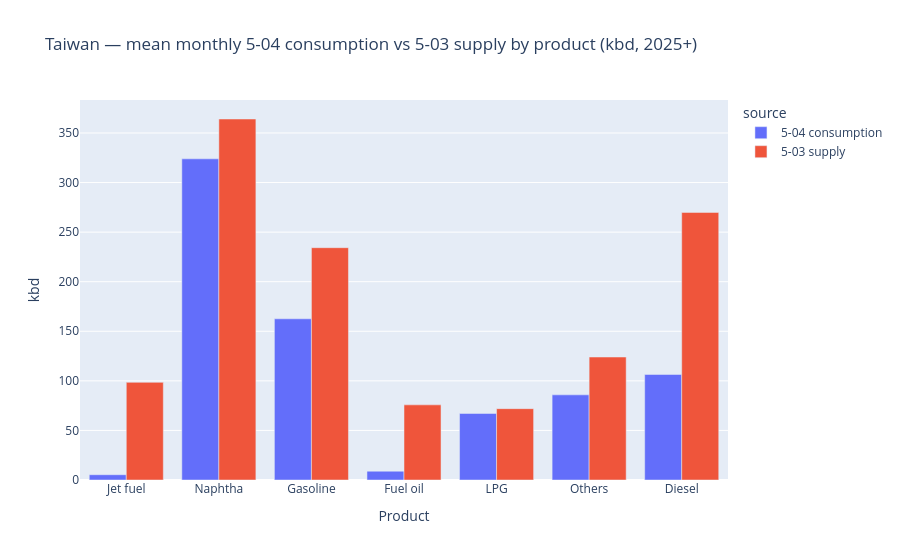
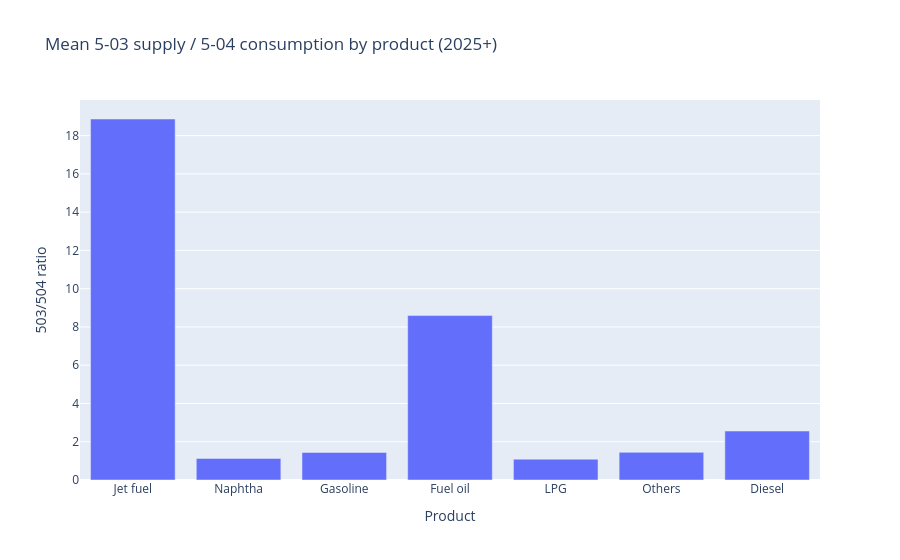
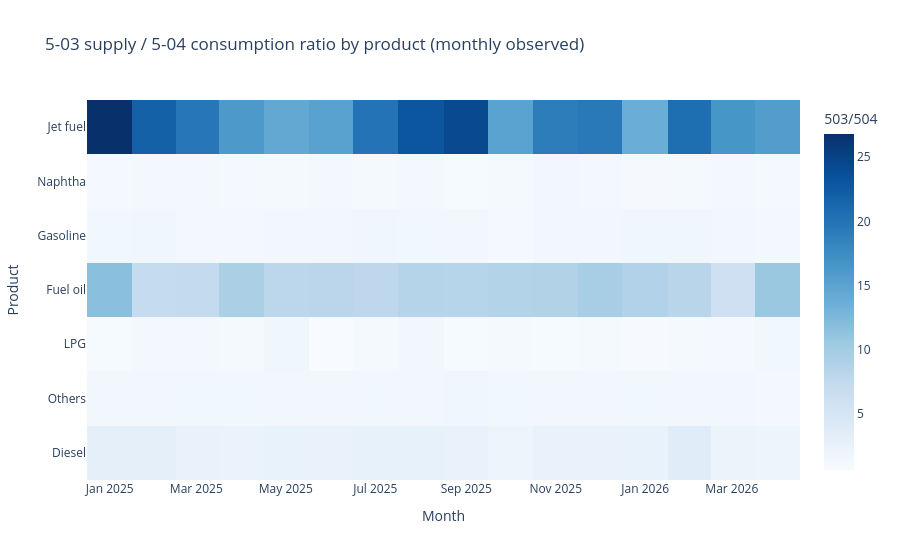
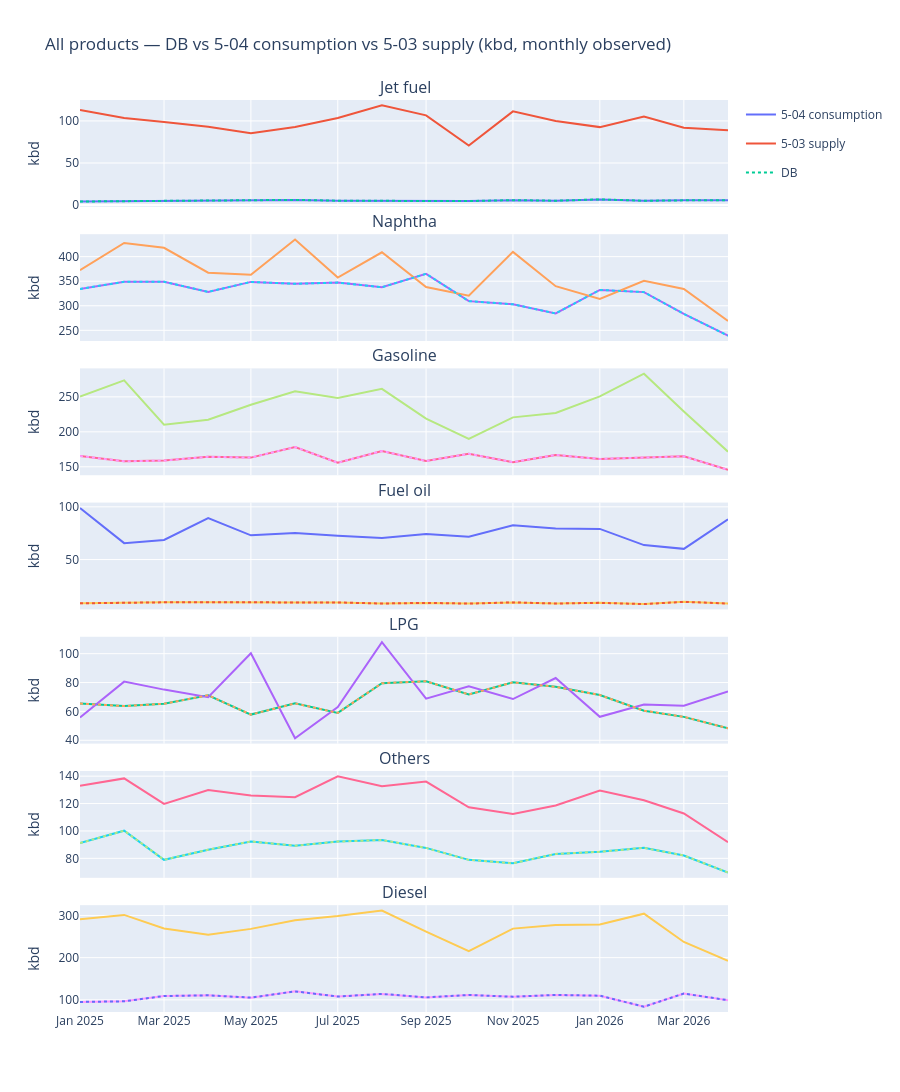

These figures' notebook cell, in order:
### Markdown cell above
## 1b. Dataset sanity check — 5-04 consumption vs 5-03 supply

MOEA publishes two related tables in the same monthly workbook bundle:

- **5-04** `按油品別` — **Petroleum Products Consumption** (what we store in the DB)
- **5-03** `油品供給與轉變` — **Supply and Transformation** (= transformation output + imports)

This cell compares **all seven primary products** on **observed monthly rows only** (`is_provisional=False`, 2025+):

1. **Summary table** — mean kbd by source, DB↔5-04 gap, and 5-03/5-04 ratio per product
2. **Latest month snapshot** — side-by-side DB, 5-04, 5-03
3. **Charts** — grouped bar (mean levels), supply/consumption ratio heatmap, small-multiples time series

### Code cell
from reference.taiwan import parse_moea_consumption_workbook, parse_moea_supply_workbook
from plotly.subplots import make_subplots

RAW_DIR = PROJECT_ROOT / "data" / "raw" / "taiwan"
PATH_504 = RAW_DIR / "m_5-04石油產品消費(11504)_v113.xlsx"
PATH_503 = RAW_DIR / "m_5-03石油產品供給與轉變(11504)_v113.xlsx"

if not PATH_504.exists() or not PATH_503.exists():
    print(f"[skip] Missing workbook(s): 504={PATH_504.exists()} 503={PATH_503.exists()}")
else:
    def _to_kbd_long(partial: pd.DataFrame) -> pd.DataFrame:
        d = partial.copy()
        d["product_kind"] = d["product_native"].map(UNITS_KIND)
        d["value_kbd"] = convert_series(
            d["value"], MOEA_UNIT_NATIVE, "kbd",
            product_kind=d["product_kind"], date=d["date"],
        )
        return d

    db_obs = demand[~demand["is_provisional"]].copy()
    x504 = _to_kbd_long(parse_moea_consumption_workbook(PATH_504))
    x504 = x504[~x504["is_provisional"]]
    x503 = _to_kbd_long(parse_moea_supply_workbook(PATH_503))
    x503 = x503[~x503["is_provisional"]]

    keys = ["date", "product_native"]
    wide = (
        db_obs[keys + ["value_kbd"]].rename(columns={"value_kbd": "db"})
        .merge(x504[keys + ["value_kbd"]].rename(columns={"value_kbd": "504_cons"}), on=keys, how="outer")
        .merge(x503[keys + ["value_kbd"]].rename(columns={"value_kbd": "503_supply"}), on=keys, how="outer")
    )
    wide["db_vs_504"] = wide["db"] - wide["504_cons"]
    wide["503_over_504"] = wide["503_supply"] / wide["504_cons"]
    wide["label"] = wide["product_native"].map(DISPLAY_LABELS)

    _order = {p: i for i, p in enumerate(CHART_PRODUCTS)}
    _label_order = [DISPLAY_LABELS[p] for p in CHART_PRODUCTS]

    summary = (
        wide.groupby("product_native", as_index=False)
        .agg(
            db_mean_kbd=("db", "mean"),
            cons_504_mean_kbd=("504_cons", "mean"),
            supply_503_mean_kbd=("503_supply", "mean"),
            max_db_gap_kbd=("db_vs_504", lambda s: s.abs().max()),
            supply_over_cons_mean=("503_over_504", "mean"),
        )
        .sort_values("product_native", key=lambda s: s.map(_order))
    )
    summary["product"] = summary["product_native"].map(DISPLAY_LABELS)
    summary_tbl = summary.set_index("product")[
        ["db_mean_kbd", "cons_504_mean_kbd", "supply_503_mean_kbd", "max_db_gap_kbd", "supply_over_cons_mean"]
    ].round(1)

    print("All products — mean kbd over observed months (2025+). DB should match 5-04.")
    display(summary_tbl)

    latest = wide["date"].max()
    snap = (
        wide[wide["date"] == latest]
        .set_index("product_native")[["db", "504_cons", "503_supply", "503_over_504"]]
    )
    snap.index = snap.index.map(DISPLAY_LABELS)
    print(f"\nLatest observed month ({latest.date()}) — kbd by source:")
    display(snap.reindex(_label_order).round(1))

    print(f"\nDB vs 5-04 (all products): max |gap| = {wide['db_vs_504'].abs().max():.4f} kbd  (expect 0)")
    print("→ 5-04 is the correct demand/consumption table; 5-03 is domestic supply (refining + imports).")

    plot_df = summary.melt(
        id_vars="product",
        value_vars=["cons_504_mean_kbd", "supply_503_mean_kbd"],
        var_name="source",
        value_name="kbd",
    )
    plot_df["source"] = plot_df["source"].map({
        "cons_504_mean_kbd": "5-04 consumption",
        "supply_503_mean_kbd": "5-03 supply",
    })
    fig_bar = px.bar(
        plot_df,
        x="product",
        y="kbd",
        color="source",
        barmode="group",
        category_orders={"product": _label_order},
        title="Taiwan — mean monthly 5-04 consumption vs 5-03 supply by product (kbd, 2025+)",
        labels={"kbd": "kbd", "product": "Product"},
    )
    fig_bar.show()

    fig_ratio = px.bar(
        summary,
        x="product",
        y="supply_over_cons_mean",
        category_orders={"product": _label_order},
        title="Mean 5-03 supply / 5-04 consumption by product (2025+)",
        labels={"supply_over_cons_mean": "503/504 ratio", "product": "Product"},
    )
    fig_ratio.show()

    heat = wide.pivot(index="date", columns="label", values="503_over_504")[_label_order]
    fig_heat = px.imshow(
        heat.T,
        aspect="auto",
        x=heat.index.strftime("%Y-%m"),
        labels=dict(x="Month", y="Product", color="503/504"),
        title="5-03 supply / 5-04 consumption ratio by product (monthly observed)",
        color_continuous_scale="Blues",
    )
    fig_heat.show()

    n = len(CHART_PRODUCTS)
    fig_grid = make_subplots(
        rows=n, cols=1, shared_xaxes=True, vertical_spacing=0.03,
        subplot_titles=_label_order,
    )
    for i, prod in enumerate(CHART_PRODUCTS, start=1):
        sub = wide[wide["product_native"] == prod].sort_values("date")
        fig_grid.add_trace(
            go.Scatter(x=sub["date"], y=sub["504_cons"], name="5-04 consumption", mode="lines", legendgroup="504", showlegend=(i == 1)),
            row=i, col=1,
        )
        fig_grid.add_trace(
            go.Scatter(x=sub["date"], y=sub["503_supply"], name="5-03 supply", mode="lines", legendgroup="503", showlegend=(i == 1)),
            row=i, col=1,
        )
        fig_grid.add_trace(
            go.Scatter(x=sub["date"], y=sub["db"], name="DB", mode="lines", line=dict(dash="dot"), legendgroup="db", showlegend=(i == 1)),
            row=i, col=1,
        )
    fig_grid.update_layout(
        height=220 * n,
        title="All products — DB vs 5-04 consumption vs 5-03 supply (kbd, monthly observed)",
    )
    fig_grid.update_yaxes(title_text="kbd")
    fig_grid.show()

### Figure 1 — Plotly figure (JSON) as saved in the notebook; plotly's stock layout.template omitted (floating-point values rounded to 4 significant figures)
{"data": [{"alignmentgroup": "True", "hovertemplate": "source=5-04 consumption<br>Product=%{x}<br>kbd=%{y}<extra></extra>", "legendgroup": "5-04 consumption", "marker": {"color": "#636efa", "pattern": {"shape": ""}}, "name": "5-04 consumption", "offsetgroup": "5-04 consumption", "orientation": "v", "showlegend": true, "textposition": "auto", "type": "bar", "x": ["Jet fuel", "Naphtha", "Gasoline", "Fuel oil", "LPG", "Others", "Diesel"], "xaxis": "x", "y": [5.32, 323.9, 162.6, 8.864, 67.11, 85.88, 106.4], "yaxis": "y"}, {"alignmentgroup": "True", "hovertemplate": "source=5-03 supply<br>Product=%{x}<br>kbd=%{y}<extra></extra>", "legendgroup": "5-03 supply", "marker": {"color": "#EF553B", "pattern": {"shape": ""}}, "name": "5-03 supply", "offsetgroup": "5-03 supply", "orientation": "v", "showlegend": true, "textposition": "auto", "type": "bar", "x": ["Jet fuel", "Naphtha", "Gasoline", "Fuel oil", "LPG", "Others", "Diesel"], "xaxis": "x", "y": [98.49, 364.1, 234.3, 75.79, 71.94, 124.0, 269.9], "yaxis": "y"}], "layout": {"barmode": "group", "legend": {"title": {"text": "source"}, "tracegroupgap": 0}, "title": {"text": "Taiwan — mean monthly 5-04 consumption vs 5-03 supply by product (kbd, 2025+)"}, "xaxis": {"anchor": "y", "categoryarray": ["Jet fuel", "Naphtha", "Gasoline", "Fuel oil", "LPG", "Others", "Diesel"], "categoryorder": "array", "domain": [0, 1], "title": {"text": "Product"}}, "yaxis": {"anchor": "x", "domain": [0, 1], "title": {"text": "kbd"}}}}

### Figure 2 — Plotly figure (JSON) as saved in the notebook; plotly's stock layout.template omitted (floating-point values rounded to 4 significant figures)
{"data": [{"hovertemplate": "Product=%{x}<br>503/504 ratio=%{y}<extra></extra>", "legendgroup": "", "marker": {"color": "#636efa", "pattern": {"shape": ""}}, "name": "", "orientation": "v", "showlegend": false, "textposition": "auto", "type": "bar", "x": ["Jet fuel", "Naphtha", "Gasoline", "Fuel oil", "LPG", "Others", "Diesel"], "xaxis": "x", "y": [18.87, 1.127, 1.441, 8.595, 1.09, 1.444, 2.56], "yaxis": "y"}], "layout": {"barmode": "relative", "legend": {"tracegroupgap": 0}, "title": {"text": "Mean 5-03 supply / 5-04 consumption by product (2025+)"}, "xaxis": {"anchor": "y", "categoryarray": ["Jet fuel", "Naphtha", "Gasoline", "Fuel oil", "LPG", "Others", "Diesel"], "categoryorder": "array", "domain": [0, 1], "title": {"text": "Product"}}, "yaxis": {"anchor": "x", "domain": [0, 1], "title": {"text": "503/504 ratio"}}}}

### Figure 3 — Plotly figure (JSON) as saved in the notebook; plotly's stock layout.template omitted (floating-point values rounded to 4 significant figures)
{"data": [{"coloraxis": "coloraxis", "hovertemplate": "Month: %{x}<br>Product: %{y}<br>503/504: %{z}<extra></extra>", "name": "0", "type": "heatmap", "x": ["2025-01", "2025-02", "2025-03", "2025-04", "2025-05", "2025-06", "2025-07", "2025-08", "2025-09", "2025-10", "2025-11", "2025-12", "2026-01", "2026-02", "2026-03", "2026-04"], "xaxis": "x", "y": ["Jet fuel", "Naphtha", "Gasoline", "Fuel oil", "LPG", "Others", "Diesel"], "yaxis": "y", "z": [[26.8, 21.93, 19.71, 16.19, 14.46, 15.17, 20.07, 23.06, 24.3, 15.08, 19.09, 19.45, 13.8, 20.61, 16.55, 15.65], [1.114, 1.227, 1.198, 1.119, 1.042, 1.261, 1.029, 1.211, 0.9262, 1.036, 1.352, 1.195, 0.9442, 1.07, 1.18, 1.125], [1.514, 1.734, 1.323, 1.323, 1.463, 1.447, 1.595, 1.514, 1.384, 1.127, 1.409, 1.359, 1.554, 1.736, 1.388, 1.179], [11.72, 7.22, 7.303, 9.359, 7.977, 8.104, 7.853, 8.513, 8.388, 8.733, 8.843, 9.603, 8.859, 8.24, 6.094, 10.72], [0.8525, 1.266, 1.15, 0.9817, 1.735, 0.6313, 1.068, 1.358, 0.8502, 1.079, 0.8558, 1.08, 0.7889, 1.07, 1.139, 1.528], [1.459, 1.381, 1.517, 1.503, 1.363, 1.397, 1.517, 1.42, 1.553, 1.487, 1.471, 1.425, 1.527, 1.397, 1.374, 1.317], [3.063, 3.122, 2.465, 2.296, 2.547, 2.402, 2.77, 2.733, 2.472, 1.929, 2.502, 2.486, 2.533, 3.627, 2.063, 1.942]]}], "layout": {"coloraxis": {"colorbar": {"title": {"text": "503/504"}}, "colorscale": [[0, "rgb(247,251,255)"], [0.125, "rgb(222,235,247)"], [0.25, "rgb(198,219,239)"], [0.375, "rgb(158,202,225)"], [0.5, "rgb(107,174,214)"], [0.625, "rgb(66,146,198)"], [0.75, "rgb(33,113,181)"], [0.875, "rgb(8,81,156)"], [1, "rgb(8,48,107)"]]}, "title": {"text": "5-03 supply / 5-04 consumption ratio by product (monthly observed)"}, "xaxis": {"anchor": "y", "domain": [0, 1], "title": {"text": "Month"}}, "yaxis": {"anchor": "x", "autorange": "reversed", "domain": [0, 1], "title": {"text": "Product"}}}}

### Figure 4 — Plotly figure (JSON) as saved in the notebook; plotly's stock layout.template omitted (floating-point values rounded to 4 significant figures)
{"data": [{"legendgroup": "504", "mode": "lines", "name": "5-04 consumption", "showlegend": true, "type": "scatter", "x": ["2025-01-01T00:00:00.000000", "2025-02-01T00:00:00.000000", "2025-03-01T00:00:00.000000", "2025-04-01T00:00:00.000000", "2025-05-01T00:00:00.000000", "2025-06-01T00:00:00.000000", "2025-07-01T00:00:00.000000", "2025-08-01T00:00:00.000000", "2025-09-01T00:00:00.000000", "2025-10-01T00:00:00.000000", "2025-11-01T00:00:00.000000", "2025-12-01T00:00:00.000000", "2026-01-01T00:00:00.000000", "2026-02-01T00:00:00.000000", "2026-03-01T00:00:00.000000", "2026-04-01T00:00:00.000000"], "xaxis": "x", "y": [4.216, 4.717, 5.012, 5.747, 5.91, 6.109, 5.16, 5.139, 4.386, 4.698, 5.835, 5.14, 6.714, 5.107, 5.557, 5.674], "yaxis": "y"}, {"legendgroup": "503", "mode": "lines", "name": "5-03 supply", "showlegend": true, "type": "scatter", "x": ["2025-01-01T00:00:00.000000", "2025-02-01T00:00:00.000000", "2025-03-01T00:00:00.000000", "2025-04-01T00:00:00.000000", "2025-05-01T00:00:00.000000", "2025-06-01T00:00:00.000000", "2025-07-01T00:00:00.000000", "2025-08-01T00:00:00.000000", "2025-09-01T00:00:00.000000", "2025-10-01T00:00:00.000000", "2025-11-01T00:00:00.000000", "2025-12-01T00:00:00.000000", "2026-01-01T00:00:00.000000", "2026-02-01T00:00:00.000000", "2026-03-01T00:00:00.000000", "2026-04-01T00:00:00.000000"], "xaxis": "x", "y": [113.0, 103.5, 98.81, 93.03, 85.44, 92.67, 103.6, 118.5, 106.6, 70.82, 111.4, 99.98, 92.63, 105.3, 91.99, 88.78], "yaxis": "y"}, {"legendgroup": "db", "line": {"dash": "dot"}, "mode": "lines", "name": "DB", "showlegend": true, "type": "scatter", "x": ["2025-01-01T00:00:00.000000", "2025-02-01T00:00:00.000000", "2025-03-01T00:00:00.000000", "2025-04-01T00:00:00.000000", "2025-05-01T00:00:00.000000", "2025-06-01T00:00:00.000000", "2025-07-01T00:00:00.000000", "2025-08-01T00:00:00.000000", "2025-09-01T00:00:00.000000", "2025-10-01T00:00:00.000000", "2025-11-01T00:00:00.000000", "2025-12-01T00:00:00.000000", "2026-01-01T00:00:00.000000", "2026-02-01T00:00:00.000000", "2026-03-01T00:00:00.000000", "2026-04-01T00:00:00.000000"], "xaxis": "x", "y": [4.216, 4.717, 5.012, 5.747, 5.91, 6.109, 5.16, 5.139, 4.386, 4.698, 5.835, 5.14, 6.714, 5.107, 5.557, 5.674], "yaxis": "y"}, {"legendgroup": "504", "mode": "lines", "name": "5-04 consumption", "showlegend": false, "type": "scatter", "x": ["2025-01-01T00:00:00.000000", "2025-02-01T00:00:00.000000", "2025-03-01T00:00:00.000000", "2025-04-01T00:00:00.000000", "2025-05-01T00:00:00.000000", "2025-06-01T00:00:00.000000", "2025-07-01T00:00:00.000000", "2025-08-01T00:00:00.000000", "2025-09-01T00:00:00.000000", "2025-10-01T00:00:00.000000", "2025-11-01T00:00:00.000000", "2025-12-01T00:00:00.000000", "2026-01-01T00:00:00.000000", "2026-02-01T00:00:00.000000", "2026-03-01T00:00:00.000000", "2026-04-01T00:00:00.000000"], "xaxis": "x2", "y": [334.3, 348.7, 348.9, 328.3, 348.6, 344.8, 347.3, 337.7, 365.1, 309.4, 303.0, 284.3, 332.3, 327.8, 283.4, 239.0], "yaxis": "y2"}, {"legendgroup": "503", "mode": "lines", "name": "5-03 supply", "showlegend": false, "type": "scatter", "x": ["2025-01-01T00:00:00.000000", "2025-02-01T00:00:00.000000", "2025-03-01T00:00:00.000000", "2025-04-01T00:00:00.000000", "2025-05-01T00:00:00.000000", "2025-06-01T00:00:00.000000", "2025-07-01T00:00:00.000000", "2025-08-01T00:00:00.000000", "2025-09-01T00:00:00.000000", "2025-10-01T00:00:00.000000", "2025-11-01T00:00:00.000000", "2025-12-01T00:00:00.000000", "2026-01-01T00:00:00.000000", "2026-02-01T00:00:00.000000", "2026-03-01T00:00:00.000000", "2026-04-01T00:00:00.000000"], "xaxis": "x2", "y": [372.3, 428.0, 418.0, 367.3, 363.2, 434.9, 357.4, 408.9, 338.2, 320.5, 409.7, 339.8, 313.7, 350.7, 334.3, 269.0], "yaxis": "y2"}, {"legendgroup": "db", "line": {"dash": "dot"}, "mode": "lines", "name": "DB", "showlegend": false, "type": "scatter", "x": ["2025-01-01T00:00:00.000000", "2025-02-01T00:00:00.000000", "2025-03-01T00:00:00.000000", "2025-04-01T00:00:00.000000", "2025-05-01T00:00:00.000000", "2025-06-01T00:00:00.000000", "2025-07-01T00:00:00.000000", "2025-08-01T00:00:00.000000", "2025-09-01T00:00:00.000000", "2025-10-01T00:00:00.000000", "2025-11-01T00:00:00.000000", "2025-12-01T00:00:00.000000", "2026-01-01T00:00:00.000000", "2026-02-01T00:00:00.000000", "2026-03-01T00:00:00.000000", "2026-04-01T00:00:00.000000"], "xaxis": "x2", "y": [334.3, 348.7, 348.9, 328.3, 348.6, 344.8, 347.3, 337.7, 365.1, 309.4, 303.0, 284.3, 332.3, 327.8, 283.4, 239.0], "yaxis": "y2"}, {"legendgroup": "504", "mode": "lines", "name": "5-04 consumption", "showlegend": false, "type": "scatter", "x": ["2025-01-01T00:00:00.000000", "2025-02-01T00:00:00.000000", "2025-03-01T00:00:00.000000", "2025-04-01T00:00:00.000000", "2025-05-01T00:00:00.000000", "2025-06-01T00:00:00.000000", "2025-07-01T00:00:00.000000", "2025-08-01T00:00:00.000000", "2025-09-01T00:00:00.000000", "2025-10-01T00:00:00.000000", "2025-11-01T00:00:00.000000", "2025-12-01T00:00:00.000000", "2026-01-01T00:00:00.000000", "2026-02-01T00:00:00.000000", "2026-03-01T00:00:00.000000", "2026-04-01T00:00:00.000000"], "xaxis": "x3", "y": [165.4, 157.8, 158.8, 164.3, 163.1, 178.3, 155.7, 172.7, 158.2, 168.6, 156.6, 167.0, 161.3, 163.0, 164.9, 145.6], "yaxis": "y3"}, {"legendgroup": "503", "mode": "lines", "name": "5-03 supply", "showlegend": false, "type": "scatter", "x": ["2025-01-01T00:00:00.000000", "2025-02-01T00:00:00.000000", "2025-03-01T00:00:00.000000", "2025-04-01T00:00:00.000000", "2025-05-01T00:00:00.000000", "2025-06-01T00:00:00.000000", "2025-07-01T00:00:00.000000", "2025-08-01T00:00:00.000000", "2025-09-01T00:00:00.000000", "2025-10-01T00:00:00.000000", "2025-11-01T00:00:00.000000", "2025-12-01T00:00:00.000000", "2026-01-01T00:00:00.000000", "2026-02-01T00:00:00.000000", "2026-03-01T00:00:00.000000", "2026-04-01T00:00:00.000000"], "xaxis": "x3", "y": [250.4, 273.6, 210.1, 217.4, 238.6, 258.1, 248.3, 261.4, 218.9, 190.0, 220.7, 226.9, 250.7, 283.1, 229.0, 171.7], "yaxis": "y3"}, {"legendgroup": "db", "line": {"dash": "dot"}, "mode": "lines", "name": "DB", "showlegend": false, "type": "scatter", "x": ["2025-01-01T00:00:00.000000", "2025-02-01T00:00:00.000000", "2025-03-01T00:00:00.000000", "2025-04-01T00:00:00.000000", "2025-05-01T00:00:00.000000", "2025-06-01T00:00:00.000000", "2025-07-01T00:00:00.000000", "2025-08-01T00:00:00.000000", "2025-09-01T00:00:00.000000", "2025-10-01T00:00:00.000000", "2025-11-01T00:00:00.000000", "2025-12-01T00:00:00.000000", "2026-01-01T00:00:00.000000", "2026-02-01T00:00:00.000000", "2026-03-01T00:00:00.000000", "2026-04-01T00:00:00.000000"], "xaxis": "x3", "y": [165.4, 157.8, 158.8, 164.3, 163.1, 178.3, 155.7, 172.7, 158.2, 168.6, 156.6, 167.0, 161.3, 163.0, 164.9, 145.6], "yaxis": "y3"}, {"legendgroup": "504", "mode": "lines", "name": "5-04 consumption", "showlegend": false, "type": "scatter", "x": ["2025-01-01T00:00:00.000000", "2025-02-01T00:00:00.000000", "2025-03-01T00:00:00.000000", "2025-04-01T00:00:00.000000", "2025-05-01T00:00:00.000000", "2025-06-01T00:00:00.000000", "2025-07-01T00:00:00.000000", "2025-08-01T00:00:00.000000", "2025-09-01T00:00:00.000000", "2025-10-01T00:00:00.000000", "2025-11-01T00:00:00.000000", "2025-12-01T00:00:00.000000", "2026-01-01T00:00:00.000000", "2026-02-01T00:00:00.000000", "2026-03-01T00:00:00.000000", "2026-04-01T00:00:00.000000"], "xaxis": "x4", "y": [8.447, 9.081, 9.394, 9.537, 9.145, 9.282, 9.248, 8.278, 8.86, 8.209, 9.321, 8.281, 8.922, 7.731, 9.867, 8.226], "yaxis": "y4"}, {"legendgroup": "503", "mode": "lines", "name": "5-03 supply", "showlegend": false, "type": "scatter", "x": ["2025-01-01T00:00:00.000000", "2025-02-01T00:00:00.000000", "2025-03-01T00:00:00.000000", "2025-04-01T00:00:00.000000", "2025-05-01T00:00:00.000000", "2025-06-01T00:00:00.000000", "2025-07-01T00:00:00.000000", "2025-08-01T00:00:00.000000", "2025-09-01T00:00:00.000000", "2025-10-01T00:00:00.000000", "2025-11-01T00:00:00.000000", "2025-12-01T00:00:00.000000", "2026-01-01T00:00:00.000000", "2026-02-01T00:00:00.000000", "2026-03-01T00:00:00.000000", "2026-04-01T00:00:00.000000"], "xaxis": "x4", "y": [98.97, 65.56, 68.6, 89.25, 72.95, 75.23, 72.63, 70.48, 74.31, 71.69, 82.43, 79.53, 79.04, 63.71, 60.13, 88.15], "yaxis": "y4"}, {"legendgroup": "db", "line": {"dash": "dot"}, "mode": "lines", "name": "DB", "showlegend": false, "type": "scatter", "x": ["2025-01-01T00:00:00.000000", "2025-02-01T00:00:00.000000", "2025-03-01T00:00:00.000000", "2025-04-01T00:00:00.000000", "2025-05-01T00:00:00.000000", "2025-06-01T00:00:00.000000", "2025-07-01T00:00:00.000000", "2025-08-01T00:00:00.000000", "2025-09-01T00:00:00.000000", "2025-10-01T00:00:00.000000", "2025-11-01T00:00:00.000000", "2025-12-01T00:00:00.000000", "2026-01-01T00:00:00.000000", "2026-02-01T00:00:00.000000", "2026-03-01T00:00:00.000000", "2026-04-01T00:00:00.000000"], "xaxis": "x4", "y": [8.447, 9.081, 9.394, 9.537, 9.145, 9.282, 9.248, 8.278, 8.86, 8.209, 9.321, 8.281, 8.922, 7.731, 9.867, 8.226], "yaxis": "y4"}, {"legendgroup": "504", "mode": "lines", "name": "5-04 consumption", "showlegend": false, "type": "scatter", "x": ["2025-01-01T00:00:00.000000", "2025-02-01T00:00:00.000000", "2025-03-01T00:00:00.000000", "2025-04-01T00:00:00.000000", "2025-05-01T00:00:00.000000", "2025-06-01T00:00:00.000000", "2025-07-01T00:00:00.000000", "2025-08-01T00:00:00.000000", "2025-09-01T00:00:00.000000", "2025-10-01T00:00:00.000000", "2025-11-01T00:00:00.000000", "2025-12-01T00:00:00.000000", "2026-01-01T00:00:00.000000", "2026-02-01T00:00:00.000000", "2026-03-01T00:00:00.000000", "2026-04-01T00:00:00.000000"], "xaxis": "x5", "y": [65.44, 63.67, 65.31, 71.21, 57.81, 65.57, 58.97, 79.51, 80.91, 71.75, 80.14, 77.01, 71.34, 60.52, 56.21, 48.37], "yaxis": "y5"}, {"legendgroup": "503", "mode": "lines", "name": "5-03 supply", "showlegend": false, "type": "scatter", "x": ["2025-01-01T00:00:00.000000", "2025-02-01T00:00:00.000000", "2025-03-01T00:00:00.000000", "2025-04-01T00:00:00.000000", "2025-05-01T00:00:00.000000", "2025-06-01T00:00:00.000000", "2025-07-01T00:00:00.000000", "2025-08-01T00:00:00.000000", "2025-09-01T00:00:00.000000", "2025-10-01T00:00:00.000000", "2025-11-01T00:00:00.000000", "2025-12-01T00:00:00.000000", "2026-01-01T00:00:00.000000", "2026-02-01T00:00:00.000000", "2026-03-01T00:00:00.000000", "2026-04-01T00:00:00.000000"], "xaxis": "x5", "y": [55.78, 80.64, 75.11, 69.9, 100.3, 41.39, 63.0, 108.0, 68.79, 77.43, 68.58, 83.16, 56.28, 64.76, 64.0, 73.9], "yaxis": "y5"}, {"legendgroup": "db", "line": {"dash": "dot"}, "mode": "lines", "name": "DB", "showlegend": false, "type": "scatter", "x": ["2025-01-01T00:00:00.000000", "2025-02-01T00:00:00.000000", "2025-03-01T00:00:00.000000", "2025-04-01T00:00:00.000000", "2025-05-01T00:00:00.000000", "2025-06-01T00:00:00.000000", "2025-07-01T00:00:00.000000", "2025-08-01T00:00:00.000000", "2025-09-01T00:00:00.000000", "2025-10-01T00:00:00.000000", "2025-11-01T00:00:00.000000", "2025-12-01T00:00:00.000000", "2026-01-01T00:00:00.000000", "2026-02-01T00:00:00.000000", "2026-03-01T00:00:00.000000", "2026-04-01T00:00:00.000000"], "xaxis": "x5", "y": [65.44, 63.67, 65.31, 71.21, 57.81, 65.57, 58.97, 79.51, 80.91, 71.75, 80.14, 77.01, 71.34, 60.52, 56.21, 48.37], "yaxis": "y5"}, {"legendgroup": "504", "mode": "lines", "name": "5-04 consumption", "showlegend": false, "type": "scatter", "x": ["2025-01-01T00:00:00.000000", "2025-02-01T00:00:00.000000", "2025-03-01T00:00:00.000000", "2025-04-01T00:00:00.000000", "2025-05-01T00:00:00.000000", "2025-06-01T00:00:00.000000", "2025-07-01T00:00:00.000000", "2025-08-01T00:00:00.000000", "2025-09-01T00:00:00.000000", "2025-10-01T00:00:00.000000", "2025-11-01T00:00:00.000000", "2025-12-01T00:00:00.000000", "2026-01-01T00:00:00.000000", "2026-02-01T00:00:00.000000", "2026-03-01T00:00:00.000000", "2026-04-01T00:00:00.000000"], "xaxis": "x6", "y": [91.11, 100.2, 78.93, 86.35, 92.36, 89.23, 92.22, 93.37, 87.63, 78.89, 76.38, 83.22, 84.81, 87.66, 82.09, 69.69], "yaxis": "y6"}, {"legendgroup": "503", "mode": "lines", "name": "5-03 supply", "showlegend": false, "type": "scatter", "x": ["2025-01-01T00:00:00.000000", "2025-02-01T00:00:00.000000", "2025-03-01T00:00:00.000000", "2025-04-01T00:00:00.000000", "2025-05-01T00:00:00.000000", "2025-06-01T00:00:00.000000", "2025-07-01T00:00:00.000000", "2025-08-01T00:00:00.000000", "2025-09-01T00:00:00.000000", "2025-10-01T00:00:00.000000", "2025-11-01T00:00:00.000000", "2025-12-01T00:00:00.000000", "2026-01-01T00:00:00.000000", "2026-02-01T00:00:00.000000", "2026-03-01T00:00:00.000000", "2026-04-01T00:00:00.000000"], "xaxis": "x6", "y": [132.9, 138.4, 119.8, 129.8, 125.9, 124.6, 139.9, 132.6, 136.1, 117.3, 112.4, 118.6, 129.5, 122.5, 112.8, 91.77], "yaxis": "y6"}, {"legendgroup": "db", "line": {"dash": "dot"}, "mode": "lines", "name": "DB", "showlegend": false, "type": "scatter", "x": ["2025-01-01T00:00:00.000000", "2025-02-01T00:00:00.000000", "2025-03-01T00:00:00.000000", "2025-04-01T00:00:00.000000", "2025-05-01T00:00:00.000000", "2025-06-01T00:00:00.000000", "2025-07-01T00:00:00.000000", "2025-08-01T00:00:00.000000", "2025-09-01T00:00:00.000000", "2025-10-01T00:00:00.000000", "2025-11-01T00:00:00.000000", "2025-12-01T00:00:00.000000", "2026-01-01T00:00:00.000000", "2026-02-01T00:00:00.000000", "2026-03-01T00:00:00.000000", "2026-04-01T00:00:00.000000"], "xaxis": "x6", "y": [91.11, 100.2, 78.93, 86.35, 92.36, 89.23, 92.22, 93.37, 87.63, 78.89, 76.38, 83.22, 84.81, 87.66, 82.09, 69.69], "yaxis": "y6"}, {"legendgroup": "504", "mode": "lines", "name": "5-04 consumption", "showlegend": false, "type": "scatter", "x": ["2025-01-01T00:00:00.000000", "2025-02-01T00:00:00.000000", "2025-03-01T00:00:00.000000", "2025-04-01T00:00:00.000000", "2025-05-01T00:00:00.000000", "2025-06-01T00:00:00.000000", "2025-07-01T00:00:00.000000", "2025-08-01T00:00:00.000000", "2025-09-01T00:00:00.000000", "2025-10-01T00:00:00.000000", "2025-11-01T00:00:00.000000", "2025-12-01T00:00:00.000000", "2026-01-01T00:00:00.000000", "2026-02-01T00:00:00.000000", "2026-03-01T00:00:00.000000", "2026-04-01T00:00:00.000000"], "xaxis": "x7", "y": [95.03, 96.51, 109.1, 110.8, 105.3, 120.1, 107.8, 114.1, 105.8, 111.6, 107.4, 111.6, 109.9, 83.89, 114.9, 99.17], "yaxis": "y7"}, {"legendgroup": "503", "mode": "lines", "name": "5-03 supply", "showlegend": false, "type": "scatter", "x": ["2025-01-01T00:00:00.000000", "2025-02-01T00:00:00.000000", "2025-03-01T00:00:00.000000", "2025-04-01T00:00:00.000000", "2025-05-01T00:00:00.000000", "2025-06-01T00:00:00.000000", "2025-07-01T00:00:00.000000", "2025-08-01T00:00:00.000000", "2025-09-01T00:00:00.000000", "2025-10-01T00:00:00.000000", "2025-11-01T00:00:00.000000", "2025-12-01T00:00:00.000000", "2026-01-01T00:00:00.000000", "2026-02-01T00:00:00.000000", "2026-03-01T00:00:00.000000", "2026-04-01T00:00:00.000000"], "xaxis": "x7", "y": [291.1, 301.3, 269.0, 254.3, 268.2, 288.5, 298.6, 311.7, 261.6, 215.2, 268.8, 277.5, 278.5, 304.2, 237.1, 192.6], "yaxis": "y7"}, {"legendgroup": "db", "line": {"dash": "dot"}, "mode": "lines", "name": "DB", "showlegend": false, "type": "scatter", "x": ["2025-01-01T00:00:00.000000", "2025-02-01T00:00:00.000000", "2025-03-01T00:00:00.000000", "2025-04-01T00:00:00.000000", "2025-05-01T00:00:00.000000", "2025-06-01T00:00:00.000000", "2025-07-01T00:00:00.000000", "2025-08-01T00:00:00.000000", "2025-09-01T00:00:00.000000", "2025-10-01T00:00:00.000000", "2025-11-01T00:00:00.000000", "2025-12-01T00:00:00.000000", "2026-01-01T00:00:00.000000", "2026-02-01T00:00:00.000000", "2026-03-01T00:00:00.000000", "2026-04-01T00:00:00.000000"], "xaxis": "x7", "y": [95.03, 96.51, 109.1, 110.8, 105.3, 120.1, 107.8, 114.1, 105.8, 111.6, 107.4, 111.6, 109.9, 83.89, 114.9, 99.17], "yaxis": "y7"}], "layout": {"annotations": [{"font": {"size": 16}, "showarrow": false, "text": "Jet fuel", "x": 0.5, "xanchor": "center", "xref": "paper", "y": 1.0, "yanchor": "bottom", "yref": "paper"}, {"font": {"size": 16}, "showarrow": false, "text": "Naphtha", "x": 0.5, "xanchor": "center", "xref": "paper", "y": 0.8529, "yanchor": "bottom", "yref": "paper"}, {"font": {"size": 16}, "showarrow": false, "text": "Gasoline", "x": 0.5, "xanchor": "center", "xref": "paper", "y": 0.7057, "yanchor": "bottom", "yref": "paper"}, {"font": {"size": 16}, "showarrow": false, "text": "Fuel oil", "x": 0.5, "xanchor": "center", "xref": "paper", "y": 0.5586, "yanchor": "bottom", "yref": "paper"}, {"font": {"size": 16}, "showarrow": false, "text": "LPG", "x": 0.5, "xanchor": "center", "xref": "paper", "y": 0.4114, "yanchor": "bottom", "yref": "paper"}, {"font": {"size": 16}, "showarrow": false, "text": "Others", "x": 0.5, "xanchor": "center", "xref": "paper", "y": 0.2643, "yanchor": "bottom", "yref": "paper"}, {"font": {"size": 16}, "showarrow": false, "text": "Diesel", "x": 0.5, "xanchor": "center", "xref": "paper", "y": 0.1171, "yanchor": "bottom", "yref": "paper"}], "height": 1540, "title": {"text": "All products — DB vs 5-04 consumption vs 5-03 supply (kbd, monthly observed)"}, "xaxis": {"anchor": "y", "domain": [0, 1], "matches": "x7", "showticklabels": false}, "xaxis2": {"anchor": "y2", "domain": [0, 1], "matches": "x7", "showticklabels": false}, "xaxis3": {"anchor": "y3", "domain": [0, 1], "matches": "x7", "showticklabels": false}, "xaxis4": {"anchor": "y4", "domain": [0, 1], "matches": "x7", "showticklabels": false}, "xaxis5": {"anchor": "y5", "domain": [0, 1], "matches": "x7", "showticklabels": false}, "xaxis6": {"anchor": "y6", "domain": [0, 1], "matches": "x7", "showticklabels": false}, "xaxis7": {"anchor": "y7", "domain": [0, 1]}, "yaxis": {"anchor": "x", "domain": [0.8829, 1.0], "title": {"text": "kbd"}}, "yaxis2": {"anchor": "x2", "domain": [0.7357, 0.8529], "title": {"text": "kbd"}}, "yaxis3": {"anchor": "x3", "domain": [0.5886, 0.7057], "title": {"text": "kbd"}}, "yaxis4": {"anchor": "x4", "domain": [0.4414, 0.5586], "title": {"text": "kbd"}}, "yaxis5": {"anchor": "x5", "domain": [0.2943, 0.4114], "title": {"text": "kbd"}}, "yaxis6": {"anchor": "x6", "domain": [0.1471, 0.2643], "title": {"text": "kbd"}}, "yaxis7": {"anchor": "x7", "domain": [0, 0.1171], "title": {"text": "kbd"}}}}
